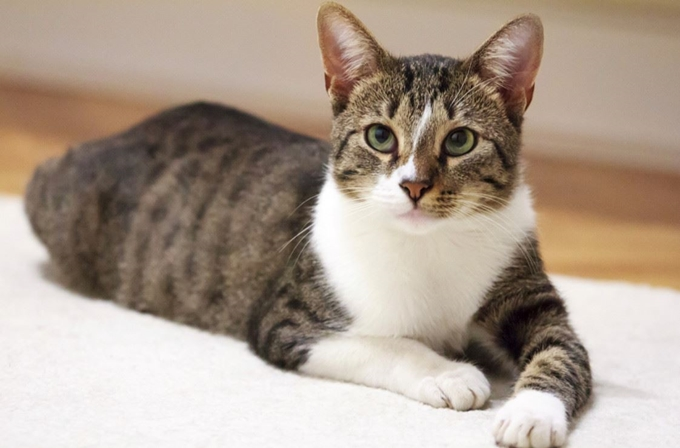
#> input picture AI/04.DeepLearning/OpenCV/images/cat.jpg, 680 x 448 px
$ python 12_resize_2.py
#> lines starting #> are read from the running program, lines starting #| are printed output that depends on the picture
# pip install imutils 설치
import cv2
import imutils
import matplotlib.pyplot as plt

def img_show(title='image', img=None, figsize=(8,5)):
    plt.figure(figsize=figsize)

    # 출력할 이미지가 리스트일때
    if type(img) == list:
        if type(title) == list:
            titles = title
        else:
            titles = []

            for i in range(len(img)):
                titles.append(title)

        for i in range(len(img)):
            if len(img[i].shape) <= 2:
                rgbImg = cv2.cvtColor(img[i], cv2.COLOR_GRAY2RGB)
            else:
                rgbImg = cv2.cvtColor(img[i], cv2.COLOR_BGR2RGB)

            # 보여지는 구조 변경
            plt.subplot(1, len(img), i + 1), plt.imshow(rgbImg)
            # plt.subplot(len(img), 1, i + 1), plt.imshow(rgbImg)
            plt.title(titles[i])
            plt.xticks([]), plt.yticks([])

        plt.show()

    # 출력할 이미지가 리스트가 아닐때
    else:
        if len(img.shape) < 3:  # 이미지가 흑백일때 처리
            rgbImg = cv2.cvtColor(img, cv2.COLOR_GRAY2RGB)
        else:
            rgbImg = cv2.cvtColor(img, cv2.COLOR_BGR2RGB)   # matplotlib은 rgb로 색상을 처리하기때문에 변환이 필요하다.

        plt.imshow(rgbImg)
        plt.title(title)
        plt.xticks([]), plt.yticks([])
        plt.show()

def print_image_info(image):
    print("이미지 사이즈: {}".format(image.shape))
    print("이미지 dtype: {}".format(image.dtype))
    print("이미지 Height: {}".format(image.shape[0]))
    print("이미지 Width: {}".format(image.shape[1]))
    print("이미지 전체 픽셀 개수: {}".format(image.size))

cv2_image = cv2.imread('../images/cat.jpg', cv2.IMREAD_COLOR)
#> cv2_image is the input picture: shape (448, 680, 3); mean B, G, R 143.6, 157.3, 172.9
print_image_info(cv2_image)
#| 이미지 사이즈: (448, 680, 3)
#| 이미지 dtype: uint8
#| 이미지 Height: 448
#| 이미지 Width: 680
#| 이미지 전체 픽셀 개수: 913920
# img_show(['Original'], [cv2_image])
# cv2.imshow('Original', cv2_image)
print("-----------------------------------------------------")

width = 200
aspect_ratio = float(width) / cv2_image.shape[1]
#> aspect_ratio = 0.294
dsize = (width, int(cv2_image.shape[0] * aspect_ratio))
#> dsize = (200, 131)
resized = cv2.resize(cv2_image, dsize, interpolation=cv2.INTER_AREA)
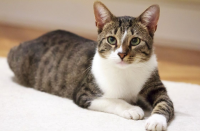
#> resized: shape (131, 200, 3); mean B, G, R 143.6, 157.3, 172.9
print_image_info(resized)
#| 이미지 사이즈: (131, 200, 3)
#| 이미지 dtype: uint8
#| 이미지 Height: 131
#| 이미지 Width: 200
#| 이미지 전체 픽셀 개수: 78600
# img_show("Resized (Width)", resized)
# cv2.imshow("Resized (Width)", resized)
print("-----------------------------------------------------")

height = 100
aspect_ratio = float(height) / cv2_image.shape[0]
#> aspect_ratio = 0.223
dsize = (int(cv2_image.shape[1] * aspect_ratio), height)
#> dsize = (151, 100)
resized = cv2.resize(cv2_image, dsize, interpolation=cv2.INTER_AREA)
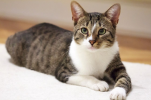
#> resized: shape (100, 151, 3); mean B, G, R 143.6, 157.3, 172.9
print_image_info(resized)
#| 이미지 사이즈: (100, 151, 3)
#| 이미지 dtype: uint8
#| 이미지 Height: 100
#| 이미지 Width: 151
#| 이미지 전체 픽셀 개수: 45300
# img_show("Resized (Height)", resized)
# cv2.imshow("Resized (Height)", resized)
print("-----------------------------------------------------")

resized = imutils.resize(cv2_image, width=100)      # imutils(): 한쪽 사이즈만 잡아주면 자동으로 비율로 조정해줌
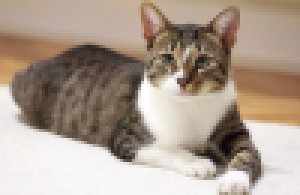
#> resized: shape (65, 100, 3) (shown 3 times larger); mean B, G, R 143.6, 157.3, 172.9
print_image_info(resized)
#| 이미지 사이즈: (65, 100, 3)
#| 이미지 dtype: uint8
#| 이미지 Height: 65
#| 이미지 Width: 100
#| 이미지 전체 픽셀 개수: 19500
# img_show("Resized via imutils", resized)
# cv2.imshow("Resized via imutils", resized)

methods = [("cv2.INTER_NEAREST", cv2.INTER_NEAREST),
           ("cv2.INTER_LINEAR", cv2.INTER_LINEAR),
           ("cv2.INTER_AREA", cv2.INTER_AREA),
           ("cv2.INTER_CUBIC", cv2.INTER_CUBIC),
           ("cv2.INTER_LANCZOS4", cv2.INTER_LANCZOS4)]

image_label = []
image_list = []

for (name, method) in methods:
    image_label.append(name)
    resized = imutils.resize(cv2_image, width=cv2_image.shape[1] * 2, inter=method)
    image_list.append(resized)
    cv2.imshow(str(method), resized)
#> after the loop, image_label = ['cv2.INTER_NEAREST', 'cv2.INTER_LINEAR', 'cv2.INTER_AREA', 'cv2.INTER_CUBIC', 'cv2.INTER_LANCZOS4']; image_list = 5 items

img_show(image_label, image_list, figsize=(16,10))
#> in img_show, `titles = title`: titles has the same summary as image_label outside img_show
#> the loop in img_show, `for i in range(len(img)):` made 5 passes
#> in img_show, `plt.show()`:
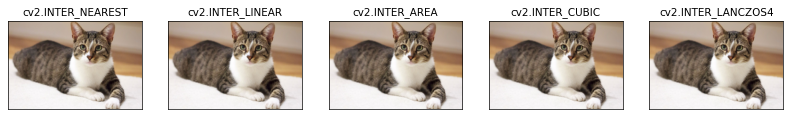
#> figure drawn by matplotlib, 5 panels

$ run again, with AI/04.DeepLearning/OpenCV/images/beach.jpg copied over AI/04.DeepLearning/OpenCV/images/cat.jpg
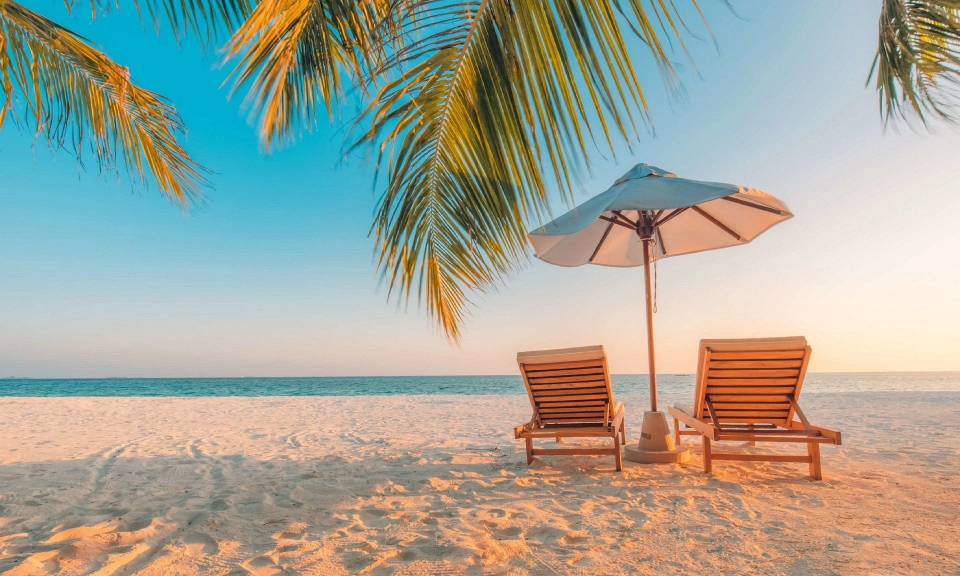
#> input picture AI/04.DeepLearning/OpenCV/images/beach.jpg, 1920 x 1152 px (shown at 1/2 size)
#> cv2_image is the input picture: shape (1152, 1920, 3); mean B, G, R 152.1, 165, 162.8
#| 이미지 사이즈: (1152, 1920, 3)
#| 이미지 dtype: uint8
#| 이미지 Height: 1152
#| 이미지 Width: 1920
#| 이미지 전체 픽셀 개수: 6635520
#| 이미지 사이즈: (120, 200, 3)
#| 이미지 dtype: uint8
#| 이미지 Height: 120
#| 이미지 Width: 200
#| 이미지 전체 픽셀 개수: 72000
#> `resized = cv2.resize(cv2_image, dsize, interpolation=cv2.INTER_AREA)`:
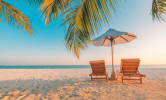
#> resized: shape (100, 166, 3); mean B, G, R 152.1, 165, 162.8
#| 이미지 사이즈: (100, 166, 3)
#| 이미지 dtype: uint8
#| 이미지 Height: 100
#| 이미지 Width: 166
#| 이미지 전체 픽셀 개수: 49800
#> `resized = imutils.resize(cv2_image, width=100)`:
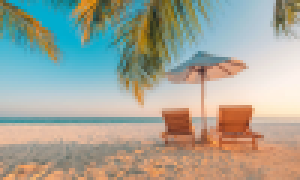
#> resized: shape (60, 100, 3) (shown 3 times larger); mean B, G, R 152.1, 165, 162.9
#| 이미지 사이즈: (60, 100, 3)
#| 이미지 dtype: uint8
#| 이미지 Height: 60
#| 이미지 Width: 100
#| 이미지 전체 픽셀 개수: 18000
#> after the loop `for (name, method) in methods:`: image_label = ['cv2.INTER_NEAREST', 'cv2.INTER_LINEAR', 'cv2.INTER_AREA', 'cv2.INTER_CUBIC', 'cv2.INTER_LANCZOS4']; image_list = 5 items
#> titles has the same summary as image_label outside img_show
#> the loop in img_show, `for i in range(len(img)):` made 5 passes

$ run again, with AI/04.DeepLearning/OpenCV/images/coins_connected.jpg copied over AI/04.DeepLearning/OpenCV/images/cat.jpg
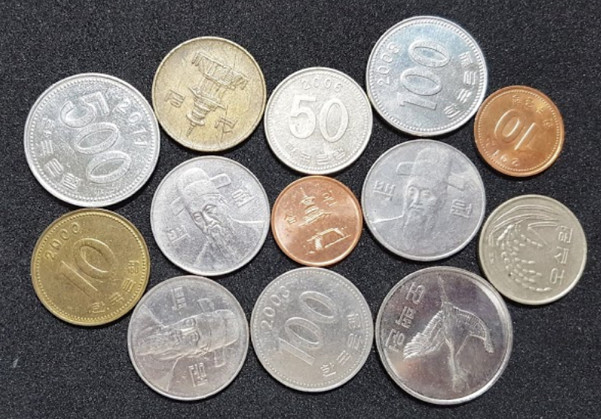
#> input picture AI/04.DeepLearning/OpenCV/images/coins_connected.jpg, 601 x 419 px
#> cv2_image is the input picture: shape (419, 601, 3); mean B, G, R 119.2, 122.9, 127.3
#| 이미지 사이즈: (419, 601, 3)
#| 이미지 dtype: uint8
#| 이미지 Height: 419
#| 이미지 Width: 601
#| 이미지 전체 픽셀 개수: 755457
#| 이미지 사이즈: (139, 200, 3)
#| 이미지 dtype: uint8
#| 이미지 Height: 139
#| 이미지 Width: 200
#| 이미지 전체 픽셀 개수: 83400
#> `resized = cv2.resize(cv2_image, dsize, interpolation=cv2.INTER_AREA)`:
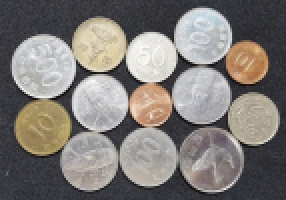
#> resized: shape (100, 143, 3) (shown 2 times larger); mean B, G, R 119.2, 122.9, 127.3
#| 이미지 사이즈: (100, 143, 3)
#| 이미지 dtype: uint8
#| 이미지 Height: 100
#| 이미지 Width: 143
#| 이미지 전체 픽셀 개수: 42900
#> `resized = imutils.resize(cv2_image, width=100)`:
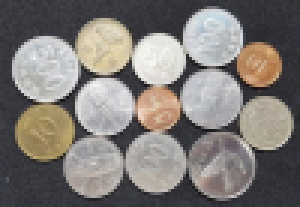
#> resized: shape (69, 100, 3) (shown 3 times larger); mean B, G, R 119.2, 122.9, 127.3
#| 이미지 사이즈: (69, 100, 3)
#| 이미지 dtype: uint8
#| 이미지 Height: 69
#| 이미지 Width: 100
#| 이미지 전체 픽셀 개수: 20700
#> after the loop `for (name, method) in methods:`: image_label = ['cv2.INTER_NEAREST', 'cv2.INTER_LINEAR', 'cv2.INTER_AREA', 'cv2.INTER_CUBIC', 'cv2.INTER_LANCZOS4']; image_list = 5 items
#> titles has the same summary as image_label outside img_show
#> the loop in img_show, `for i in range(len(img)):` made 5 passes
